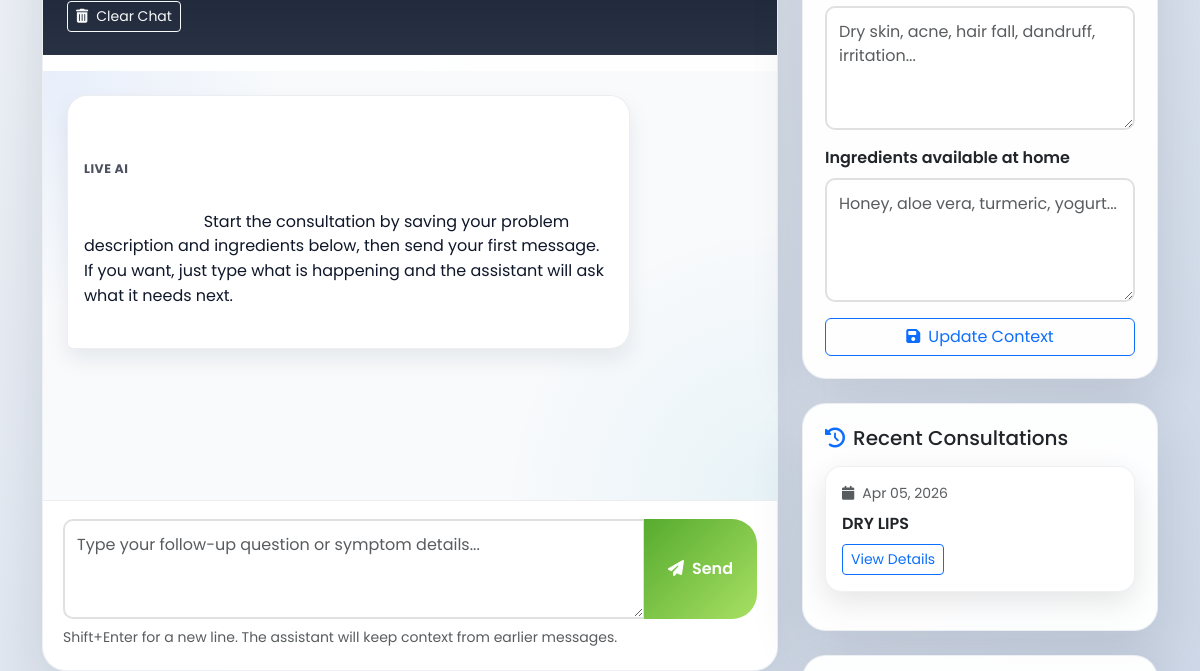
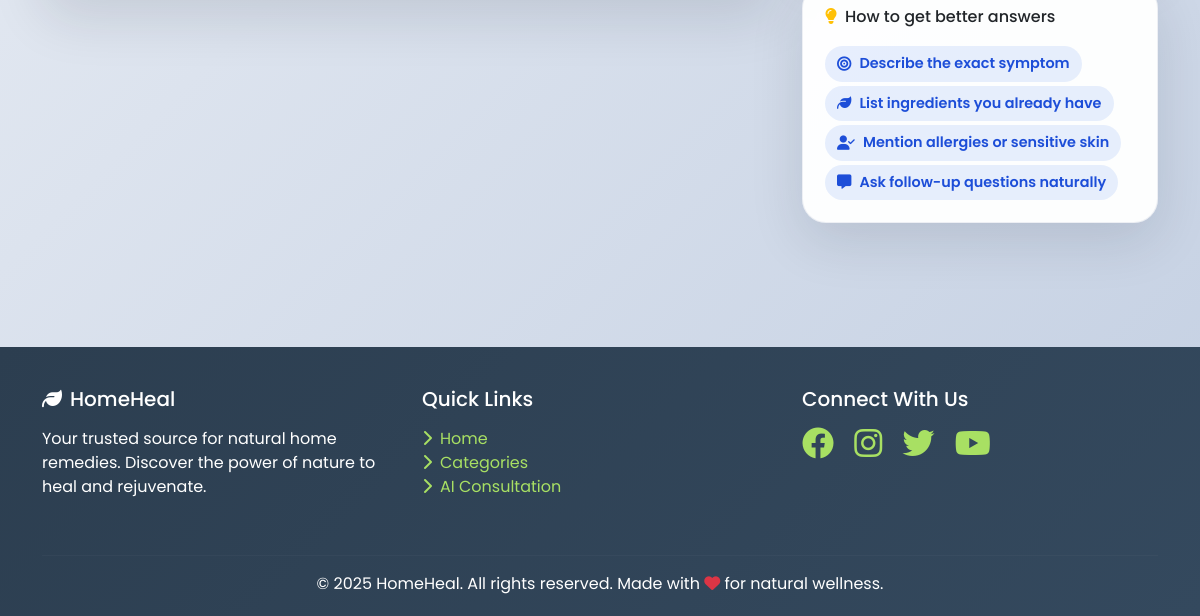
The app's page /ai-consultation/ (signed in, lower part), older data (2 pictures, top to bottom).
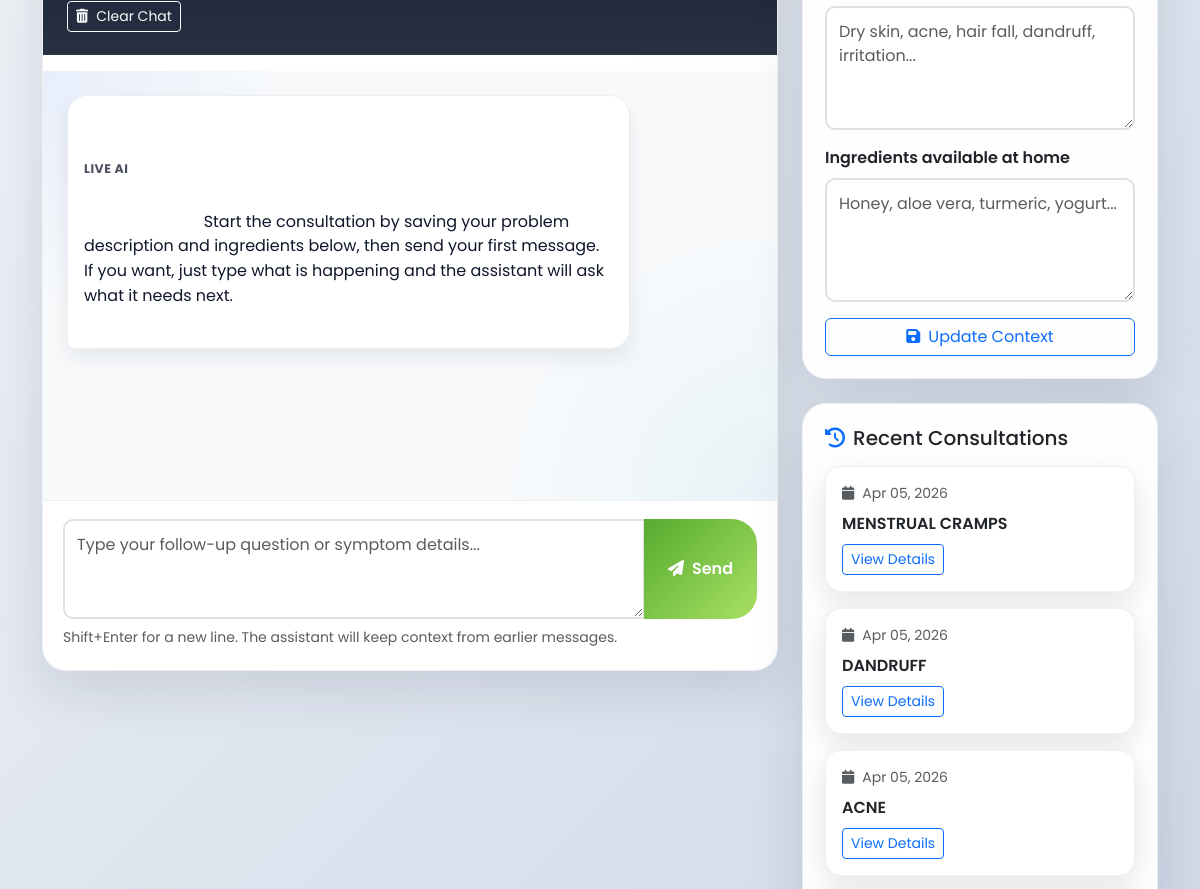
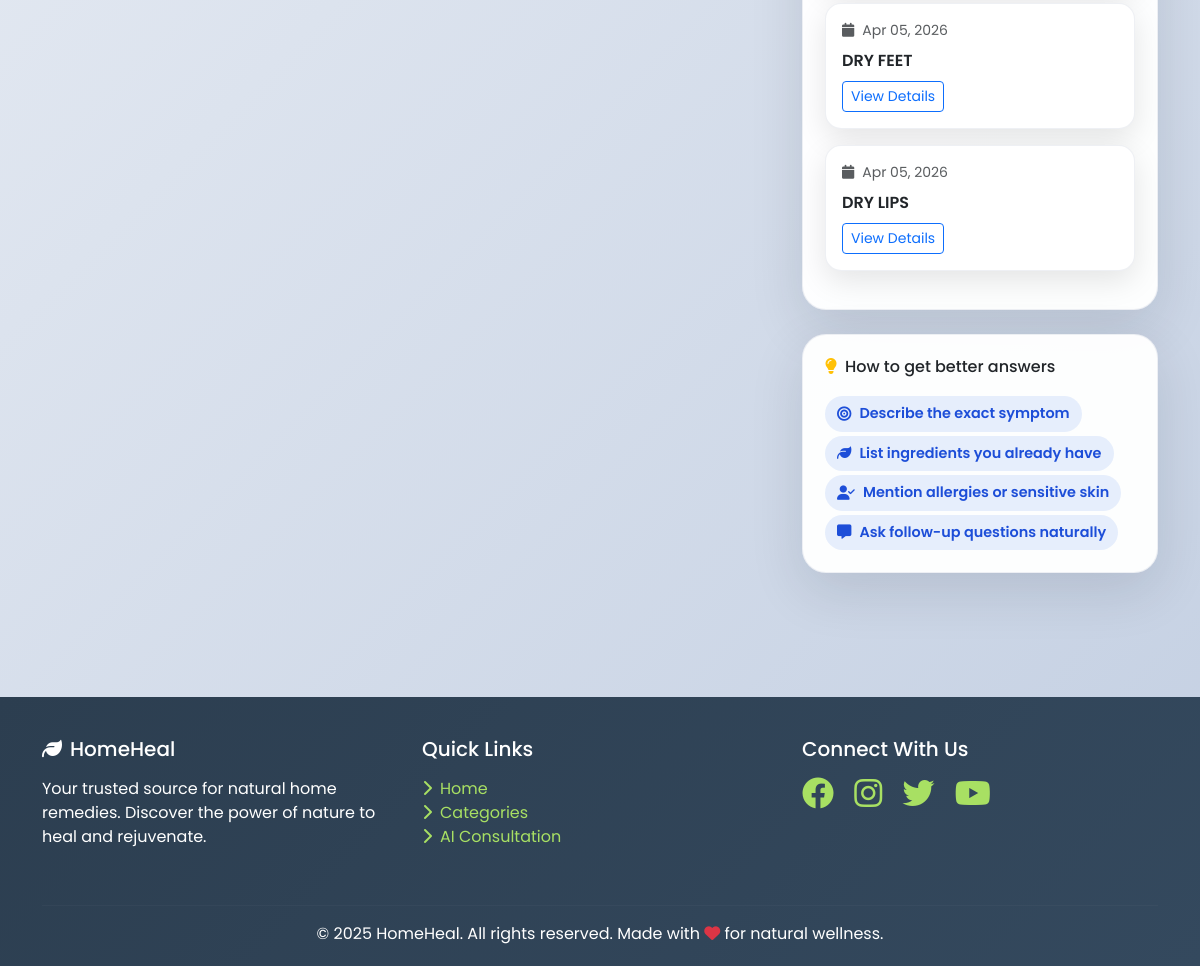
The same page, newer data (2 pictures, top to bottom).
### remedies/models.py (models this page shows, shortened)
class AIConsultation(models.Model):
    user = models.ForeignKey(User, on_delete=models.CASCADE, related_name='consultations')
    problem_description = models.TextField()
    available_ingredients = models.TextField(help_text="Products/ingredients available at home")
    suggested_remedy = models.TextField()
    created_at = models.DateTimeField(auto_now_add=True)
    class Meta:
        ordering = ['-created_at']

### remedies/views.py (the view, shortened to what this page needs)
# urls.py: path('ai-consultation/', remedy_views.ai_consultation, name='ai_consultation'),
@login_required
def ai_consultation(request):
    _restore_latest_live_chat_session(request)
    consultations = AIConsultation.objects.filter(user=request.user)[:5]
    context = {
        'consultations': consultations,
        'chat_history': _get_ai_chat_history(request),
        'chat_context': _get_ai_chat_context(request),
    }
    return render(request, 'remedies/ai_consultation.html', context)

### ai_engine/services.py (called while the page is built, shortened)
def parse_ai_remedy_payload(payload_text):
    if not payload_text:
        return _legacy_payload_to_sections("")
    try:
        parsed = json.loads(payload_text)
    except (TypeError, json.JSONDecodeError):
        return _legacy_payload_to_sections(payload_text)
    if not isinstance(parsed, dict):
        return _legacy_payload_to_sections(payload_text)
    return _normalize_sections(parsed)

def _safe_list(value):
    if isinstance(value, list):
        return [str(item).strip() for item in value if str(item).strip()]
    if isinstance(value, str):
        lines = [item.strip("-• ").strip() for item in value.splitlines() if item.strip()]
        return lines
    return []

def _safe_dict(value):
    if isinstance(value, dict):
        return {str(key): value[key] for key in value}
    return {}

def _safe_conversation_list(value):
    if not isinstance(value, list):
        return []

### remedies/views.py (called while the page is built)
def _get_ai_chat_context(request):
    context = request.session.get(AI_CHAT_CONTEXT_SESSION_KEY, {})
    return context if isinstance(context, dict) else {}

### templates/remedies/ai_consultation.html (shortened to what the changed rows need)
{% extends 'base.html' %}
{% block content %}
<div class="container py-4">
    <div class="row g-4 align-items-start">
        <div class="col-lg-4">
            <div class="support-panel mb-4">
                {% if consultations %}
                    {% for consultation in consultations %}
                        <div class="history-card card mb-3">
                            <div class="card-body">
                                <small class="text-muted d-block mb-2"><i class="fas fa-calendar me-2"></i>{{ consultation.created_at|date:"M d, Y" }}</small>
                                <div class="fw-semibold mb-2">{{ consultation.problem_description|truncatewords:10 }}</div>
                                <a href="{% url 'consultation_detail' consultation.id %}" class="btn btn-sm btn-outline-primary">View Details</a>
                            </div>
                        </div>
                    {% endfor %}
                {% else %}
                    <p class="text-muted mb-0">No consultations yet.</p>
                {% endif %}
            </div>
        </div>
    </div>
</div>
{% endblock %}

Row changes from the older to the newer data that the page shows:
added AIConsultation: created_at "Apr 05, 2026", problem_description "MENSTRUAL CRAMPS"
added AIConsultation: created_at "Apr 05, 2026", problem_description "DANDRUFF"
added AIConsultation: created_at "Apr 05, 2026", problem_description "ACNE"
added AIConsultation: created_at "Apr 05, 2026", problem_description "DRY FEET"
